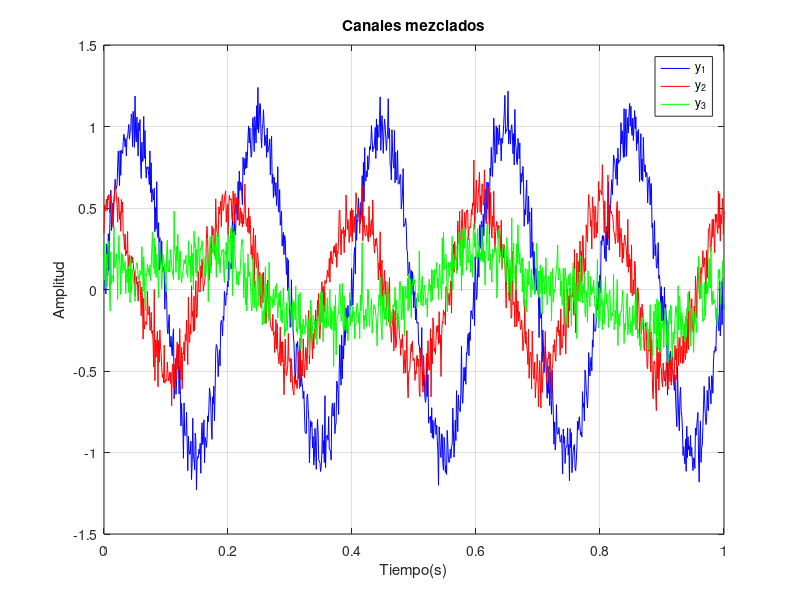

The MATLAB source for this figure:
%=====================================================================
% PROBLEMA 1.2
% Matematica computacional para telecomunicaciones.
% Un enfoque practico con Octave y MATLAB.
% Irene Gomez Bueno y Pablo Guerrero Garcia.
%
% Ejecutar desde esta carpeta tras haber ejecutado iniciar.m en la raiz
% del repositorio.
%=====================================================================

disp('--------------------------------------------')
disp('PROBLEMA 1.2')
disp('--------------------------------------------')

clear all; close all; format compact;

disp('Apartado a)')
t = linspace(0,1,1000);
x1 = sin(2*pi*5*t) + 0.1*randn(size(t));
x2 = 0.5*sin(2*pi*5*t + pi/2) + 0.1*randn(size(t));
x3 = 1 + 0.2*sin(2*pi*2*t) + 0.1*randn(size(t));
X = [x1; x2; x3];
size(X)

disp('Apartado b)')
energia_filas = sum(X.^2, 2) %cada fila de X es una señal

disp('Apartado c)')
N = size(X,2); %numero de muestras de cada canal
Xc = zeros(size(X));
for k = 1:3
    offset = sum(X(k,:))/N; %valor medio del canal k
    Xc(k,:) = X(k,:) - offset;
end
sum(Xc,2)/N %los valores medios de las señales corregidas son practicamente nulos

disp('Apartado d)')
A = [1 0.1 0; 0.1 1 0.1; 0 0.1 1];
Y = A*Xc; %cada fila de Y es una combinacion lineal de las filas de Xc

figure;
plot(t,Y(1,:),'b',t,Y(2,:),'r',t,Y(3,:),'g');
grid on;
title('Canales mezclados');
xlabel('Tiempo(s)');
ylabel('Amplitud');
legend('y_1','y_2','y_3');
